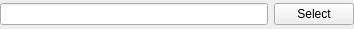
<?xml version="1.0" encoding="UTF-8"?>
<ui version="4.0">
 <class>LineSelect</class>
 <widget class="QWidget" name="LineSelect">
  <property name="geometry">
   <rect>
    <x>0</x>
    <y>0</y>
    <width>354</width>
    <height>29</height>
   </rect>
  </property>
  <property name="windowTitle">
   <string>Form</string>
  </property>
  <layout class="QHBoxLayout" name="horizontalLayout">
   <property name="leftMargin">
    <number>0</number>
   </property>
   <property name="topMargin">
    <number>0</number>
   </property>
   <property name="rightMargin">
    <number>0</number>
   </property>
   <property name="bottomMargin">
    <number>0</number>
   </property>
   <item>
    <widget class="QLineEdit" name="edit"/>
   </item>
   <item>
    <widget class="QPushButton" name="select">
     <property name="text">
      <string>Select</string>
     </property>
    </widget>
   </item>
  </layout>
 </widget>
 <resources/>
 <connections/>
</ui>
